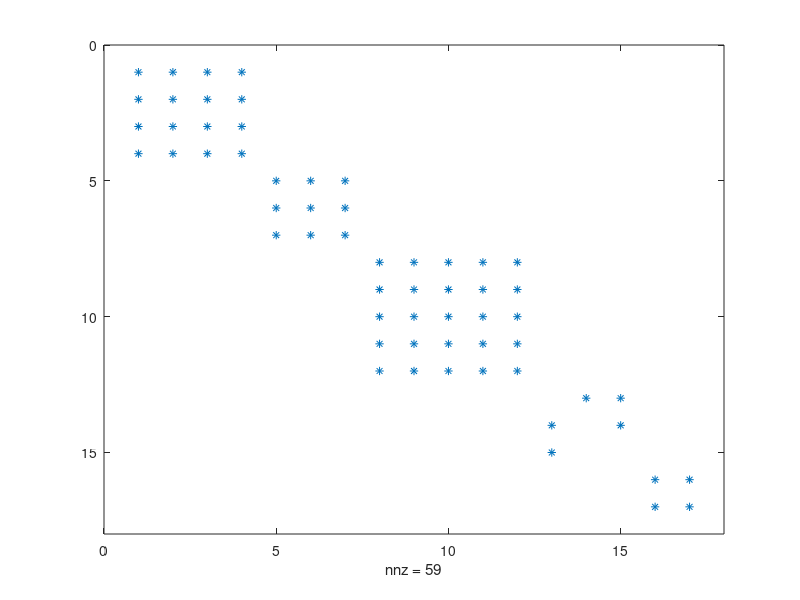

Write MATLAB code to recreate this figure.
clc, clear;
A=randi([-10 11], 4)
B=randi([-5 6], 3)
C=randi([1 4], 5)
D=randi([-2 2], 3)
E=randi([-7 7], 2)
Res=blkdiag(A,B,C,D,E)
spy(Res)